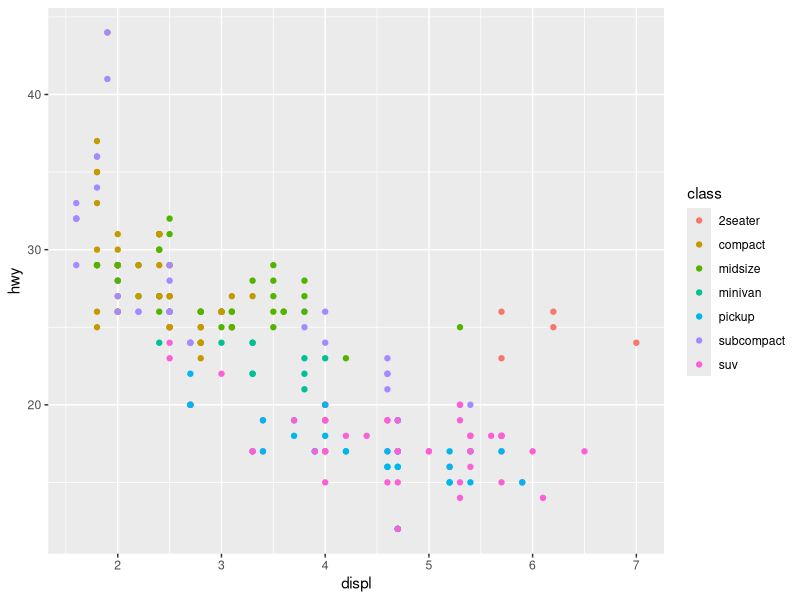
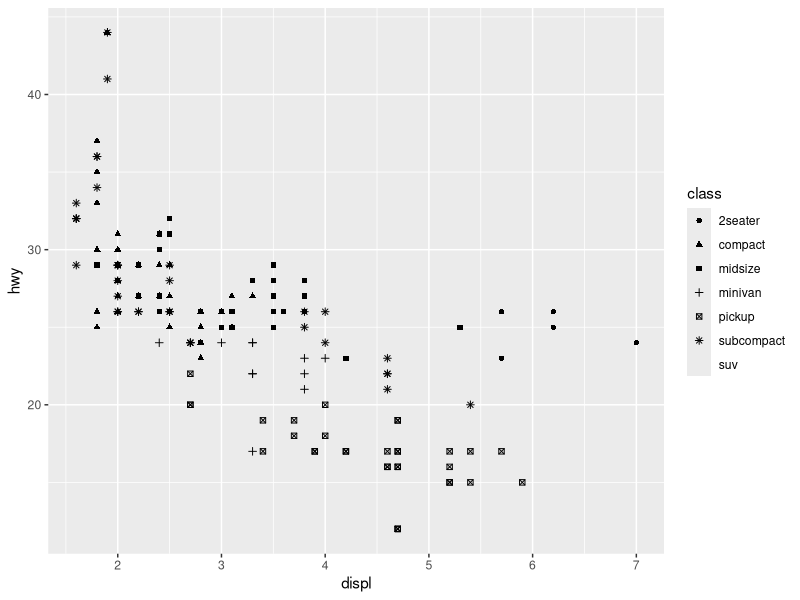
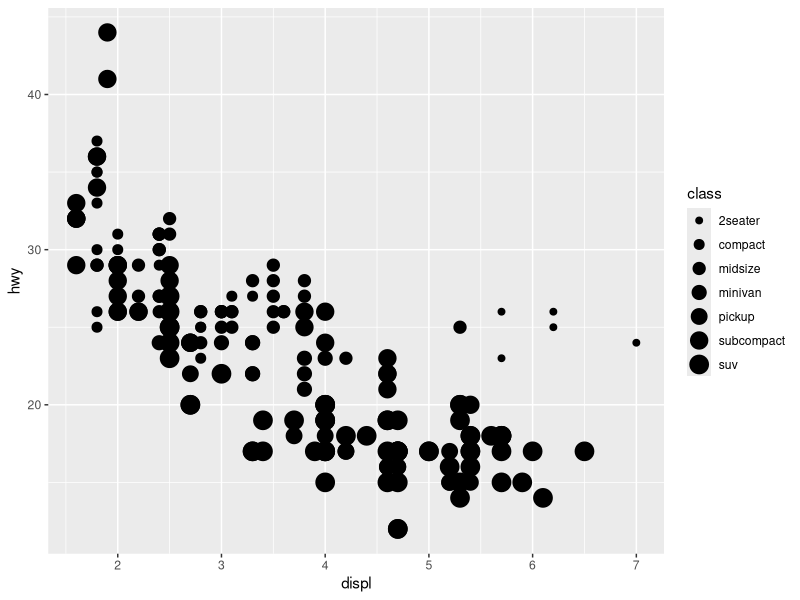
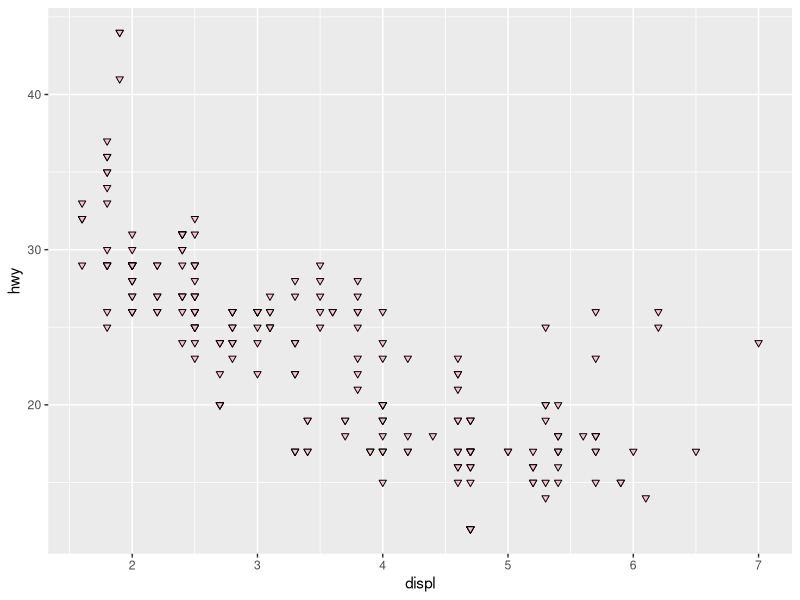
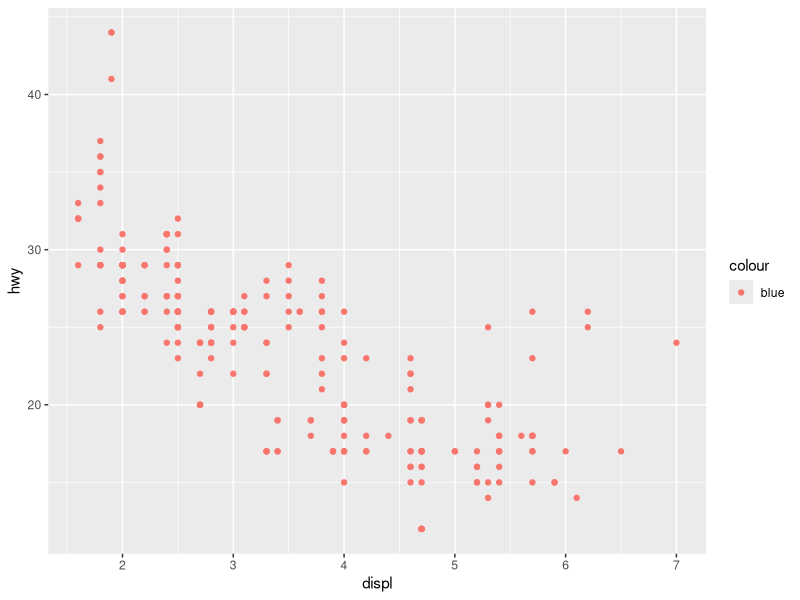
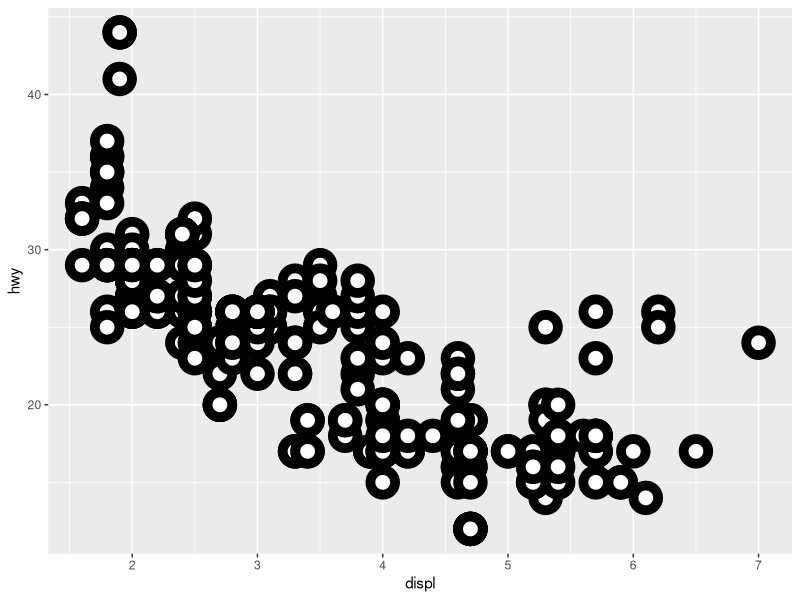
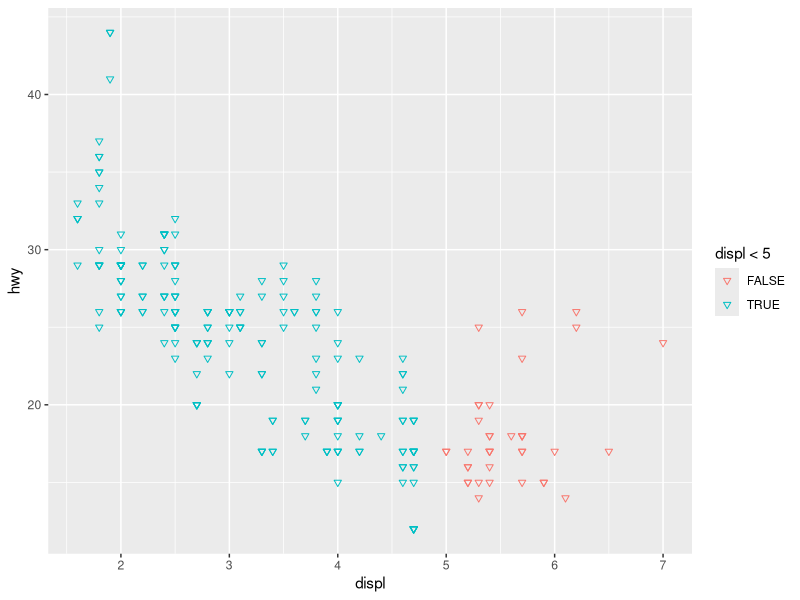
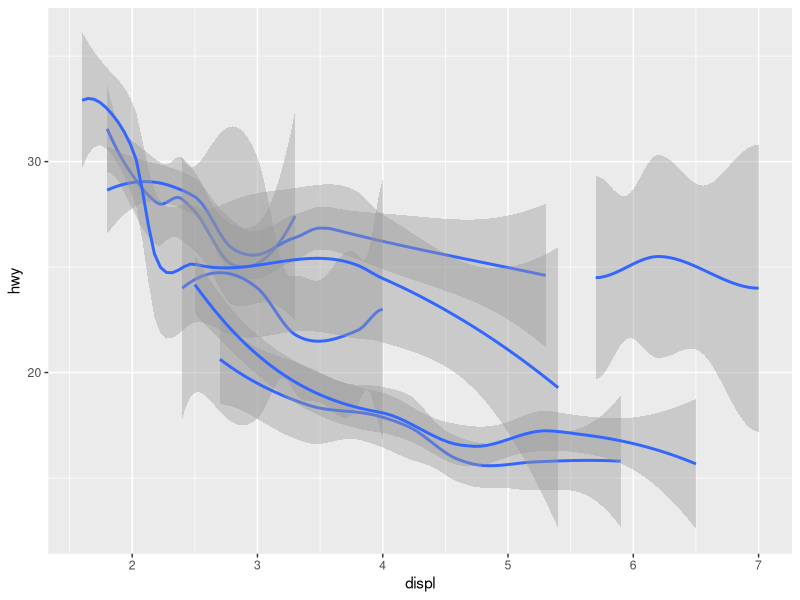

The R source for these figures, in order:
# this file contains worked examples and solutions to the problems from Chapter 9 of
# Wickham, H. et al 2023. "R for Data Science", O'Reilly.
# the text is available at
# https://r4ds.hadley.nz/layers

library(tidyverse)

# we are working with mpg dataset which is about cars
glimpse(mpg)

# among numerical variables are
# (i)   displ - car engine, lit
# (ii)  cyl   - car cylinders, #
# (iii) cty   - car fuel consumption in the city, mpg
# (iv)  hwy   - car fuel consumption on the highway, mpg
# (v)   year  - car model year


# geom_point() ------------------------------------------------------------
# a better one
ggplot(mpg, aes(x = displ, y = hwy, colour = class)) +
  geom_point()

# a poor one, because of chartjunk, cf. the warnings
ggplot(mpg, aes(x = displ, y = hwy, shape = class)) +
  geom_point()

# a poor one, because of a (unordered) categorical variable mapped to an ordered aesthetic
ggplot(mpg, aes(x = displ, y = hwy, size = class)) +
  geom_point()


# exercises 9.2.1 ---------------------------------------------------------

# 9.2.1.1
ggplot(mpg, aes(x = displ, y = hwy)) +
  geom_point(fill = "pink", shape = 25)

# 9.2.1.2
# the code below does not set colour because it is specified in aes() parameter of geom_point()
ggplot(mpg) + 
  geom_point(aes(x = displ, y = hwy, color = "blue"))

# 9.2.1.3
# stroke sets the width of a marker's border
ggplot(mpg, aes(x = displ, y = hwy)) +
  geom_point(shape = 21, colour = "black", fill = "white", size = 5, stroke = 5)

# 9.2.1.4
# an aesthetic can be specified with a computed value or a computed column
ggplot(mpg, aes(x = displ, y = hwy, colour = displ < 5)) +
  geom_point(shape = 25)


# geometric objects -------------------------------------------------------
# not every aesthetic works with every geom
# shape aesthetic does not work with geom_smooth() which, basically, draws a smooth curve that approximates data
ggplot(mpg, aes(x = displ, y = hwy, shape = class)) +
  geom_smooth()


# note the difference between aesthetics applied locally, at geom level, and at ggplot level
# (i) colour applied at ggplot level
ggplot(mpg, aes(x = displ, y = hwy, colour = class)) +
  geom_point() +
  geom_smooth()

# (ii) colour applied locally, at geom_smooth level
ggplot(mpg, aes(x = displ, y = hwy)) +
  geom_point(aes(colour = class)) +
  geom_smooth()

# what is more, additional geoms with custom aesthetics can be added for subsets of data
ggplot(mpg, aes(x = displ, y = hwy)) +
  geom_point() +
  geom_point(
    data = mpg |> filter(class == "2seater"),
    colour = "red"
  ) +
  geom_point(
    data = mpg |> filter(class == "2seater"),
    shape = "circle open", size = 3, colour = "red"
  )

# use diffetent geoms to explore data
ggplot(mpg, aes(x = hwy)) +
  geom_histogram(binwidth = 2)

ggplot(mpg, aes(x = hwy)) +
  geom_density()

ggplot(mpg, aes(x = hwy)) +
  geom_boxplot()

# use external packages, if useful for the goal at hand
library(ggridges)

ggplot(mpg, aes(x = hwy, y = drv, fill = drv, color = drv)) +
  geom_density_ridges(alpha = 0.5, show.legend = FALSE)


# exercises 9.3.1 ---------------------------------------------------------

# 9.3.1.1
# geom_line(), geom_boxplot(), geom_histogram(), geom_area()

# 9.3.1.2
# show.legend = FALSE suppresses default behaviour which is to show the legend, if necessary
ggplot(mpg, aes(x = displ, y = hwy)) +
  geom_smooth(aes(color = drv), show.legend = TRUE)

# 9.3.1.3
# se argument of geom_smooth enables and disables the display of the range of confidence interval
ggplot(mpg, aes(x = displ, y = hwy)) +
  geom_point(aes(colour = class)) +
  geom_smooth(se = FALSE)

# 9.3.1.4
# top-left
ggplot(mpg, aes(x = displ, y = hwy)) +
  geom_point(size = 3) +
  geom_smooth(se = FALSE)

# top-right
ggplot(mpg, aes(x = displ, y = hwy)) +
  geom_point(size = 3) +
  geom_smooth(aes(shape = drv), se = FALSE)

# middle-left
ggplot(mpg, aes(x = displ, y = hwy, colour = drv)) +
  geom_point(size = 3) +
  geom_smooth(se = FALSE, linewidth = 2)

# middle-right
ggplot(mpg, aes(x = displ, y = hwy)) +
  geom_point(size = 3, aes(colour = drv)) +
  geom_smooth(se = FALSE, linewidth = 2)

# bottom-left
ggplot(mpg, aes(x = displ, y = hwy)) +
  geom_point(size = 3, shape = 16, aes(colour = drv)) +
  geom_smooth(se = FALSE, aes(linetype = drv, linewidth = 2))

# bottom-right
ggplot(mpg, aes(x = displ, y = hwy, fill = drv)) +
  geom_point(size = 3, shape = 21, colour = "white", stroke = 3)

# facets ------------------------------------------------------------------
# facets can be added for a single factor variable or for a combination of two factors

ggplot(mpg, aes(x = displ, y = hwy)) +
  geom_point() +
  facet_wrap(~drv)

# use scales = { "free", "free_x", "free_y"} to automatically choose a scale for each facet
ggplot(mpg, aes(x = displ, y = hwy)) +
  geom_point() +
  facet_grid(drv~cyl)


# exercises 9.4.1 ---------------------------------------------------------

# 9.4.1.1
# facets can be created for a continous variable, there will be a facet for each distinct value in the dataset
ggplot(mpg, aes(x = displ, y = drv)) +
  geom_point() +
  facet_wrap(~hwy)

# 9.4.1.2
# the empty facets appear if some of the possible combinations of two variables are not present in the dataset
ggplot(mpg, aes(x = displ, y = hwy)) +
  geom_point() +
  facet_grid(drv~cyl)

# one can check which combinations are present by plotting the variables or computing a contingency table
ggplot(mpg) +
  geom_point(aes(x = cyl, y = drv))

table(mpg$cyl, mpg$drv)

# 9.4.1.3
# var ~ . explicitly sets the orientation of facets to horizontal
ggplot(mpg) +
  geom_point(aes(x = displ, y = hwy)) +
  facet_grid(drv ~ .)

# ~. var explicitly sets the orientation of facets to vertical
ggplot(mpg) +
  geom_point(aes(x = displ, y = hwy)) +
  facet_grid(. ~ cyl)

# 9.4.1.5
# ggplot::facet_wrap() is suitable for one variable with many level, since it allows the calling code to set the size of a layout grid
ggplot(mpg, aes(x = displ, y = hwy)) +
  geom_point() +
  facet_wrap(~cyl, nrow = 3, ncol = 2)

# ggplot::facet_grid(), on the contrary, uses the plotted variables to determine the layout of facets (as in a contingenct table)
?facet_grid

# 9.4.1.6
# in case of histograms, the horizontal layout of facets is preferable
# in general, the horizontal layout is better when the values along x axis are analysed and, vice versa,
# the vertical layout is preferable when the values along y axis are analysed
ggplot(mpg, aes(x = displ)) +
  geom_histogram() +
  facet_grid(drv ~ .)

ggplot(mpg, aes(x = displ)) +
  geom_histogram() +
  facet_grid(. ~ drv)

# 9.4.1.7
# the labels go to the right-hand side of the facets
ggplot(mpg) +
  geom_point(aes(x = displ, y = hwy)) +
  facet_grid(drv ~ .)

# the labels go over the facets
ggplot(mpg) +
  geom_point(aes(x = displ, y = hwy)) +
  facet_wrap(~drv, ncol = 1)


# some geoms plot not only the data but the results of additional computations with the data
# the default computations can be overwritten using stat_*() functions


# exercises 9.5.1 ---------------------------------------------------------

# 9.5.1.1
# ggplot::stat_summary uses ggplot::pointrange by default
ggplot(diamonds) + 
  stat_summary(
    aes(x = cut, y = depth),
    fun.min = min,
    fun.max = max,
    fun = median
  )

# 9.5.1.2
# ggplot::geom_col() and ggplot::geom_bar() both create barcharts
# the difference is that ggplot::geom_bar() plots the number of observations in each group along y axis,
# whil ggplot::geom_col() plots the value of any variable in the dataset
ggplot(diamonds, aes(x = cut)) +
  geom_col(aes(y = mean(price)))

ggplot(diamonds, aes(x = cut)) +
  geom_bar()

# bar charts --------------------------------------------------------------
# bar charts with multiple categories are normally displayed either:
# (i)   stacked
# (ii)  stacked and normalised
# (iii) dodged

# (i) stacked
ggplot(diamonds, aes(x = cut, fill = clarity)) +
  geom_bar()

ggplot(mpg, aes(x = drv, fill = class)) +
  geom_bar()

# (ii) normalised
ggplot(mpg, aes(x = drv, fill = class)) +
  geom_bar(position = "fill")

# (iii) dodged
ggplot(mpg, aes(x = drv, fill = class)) +
  geom_bar(position = "dodge")

# consider a scatterplot with many points overlapping each other
# one cannot sat at glance which observation is prevalent
# the solution is to add a small random offset, called jitter, to the plotted points
ggplot(mpg, aes(x = displ, y = hwy)) +
  geom_point(position = "jitter")

# is equivalent to
ggplot(mpg, aes(x = displ, y = hwy)) +
  geom_jitter()

# TODO check different values of position argument

# exercises 9.5.1
# TODO

# exercises 9.7.1
# TODO
